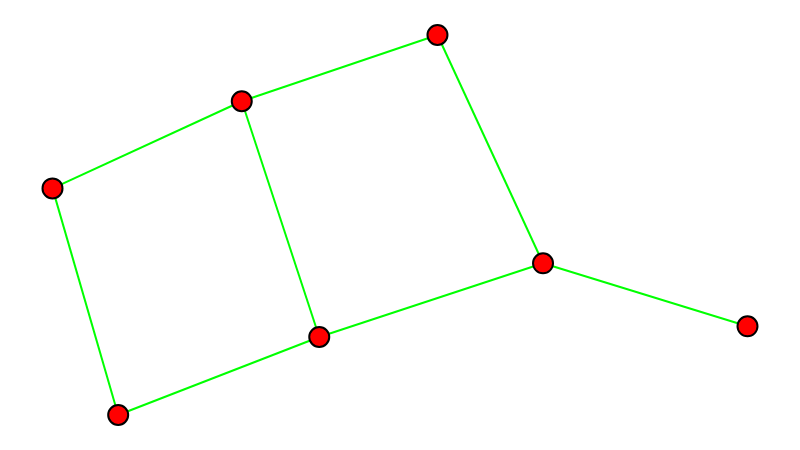

Notebook code for this chart:
### Markdown cell above
Mudando a cor de um nó ou aresta. (também é exemplo de iteração)

### Code cell
for n in ug.nodes:
    ug.nodes[n]['color'] = (255, 0, 0)

for n, m in ug.edges:
    ug.edges[n, m]['color'] = (0, 255, 0)

sn.show_graph(ug)

### Figure 1 — Plotly figure (JSON) as saved in the notebook; plotly's stock layout.template omitted (floating-point values rounded to 4 significant figures)
{"data": [{"hoverinfo": "none", "line": {"color": "rgb(0, 255, 0)", "width": 2}, "mode": "lines", "type": "scatter", "uid": "f69c4ce5-c4f5-430a-8e22-34c61c87f796", "x": [0.09451, 0, null, 0.09451, 0.3838, null, 0, 0.2723, null, 0.2723, 0.5539, null, 0.2723, 0.3838, null, 0.5539, 0.7058, null, 0.3838, 0.7058, null, 0.7058, 1, null], "y": [0, 0.5963, null, 0, 0.2053, null, 0.5963, 0.8257, null, 0.8257, 1, null, 0.8257, 0.2053, null, 1, 0.3993, null, 0.2053, 0.3993, null, 0.3993, 0.2333, null]}, {"hoverinfo": "none", "marker": {"color": "rgb(255, 0, 0)", "line": {"color": "rgb(0, 0, 0)", "width": 2}, "size": 20}, "mode": "markers+text", "text": [], "textfont": {"color": "rgb(255, 255, 255)"}, "textposition": "middle center", "type": "scatter", "uid": "d7d0a91d-17d4-4e1b-a15a-979a69327207", "x": [0.09451, 0, 0.2723, 0.5539, 0.3838, 0.7058, 1], "y": [0, 0.5963, 0.8257, 1, 0.2053, 0.3993, 0.2333]}], "layout": {"height": 450, "margin": {"b": 0, "l": 0, "r": 0, "t": 0}, "showlegend": false, "width": 800, "xaxis": {"showgrid": false, "showticklabels": false, "zeroline": false}, "yaxis": {"showgrid": false, "showticklabels": false, "zeroline": false}}}
